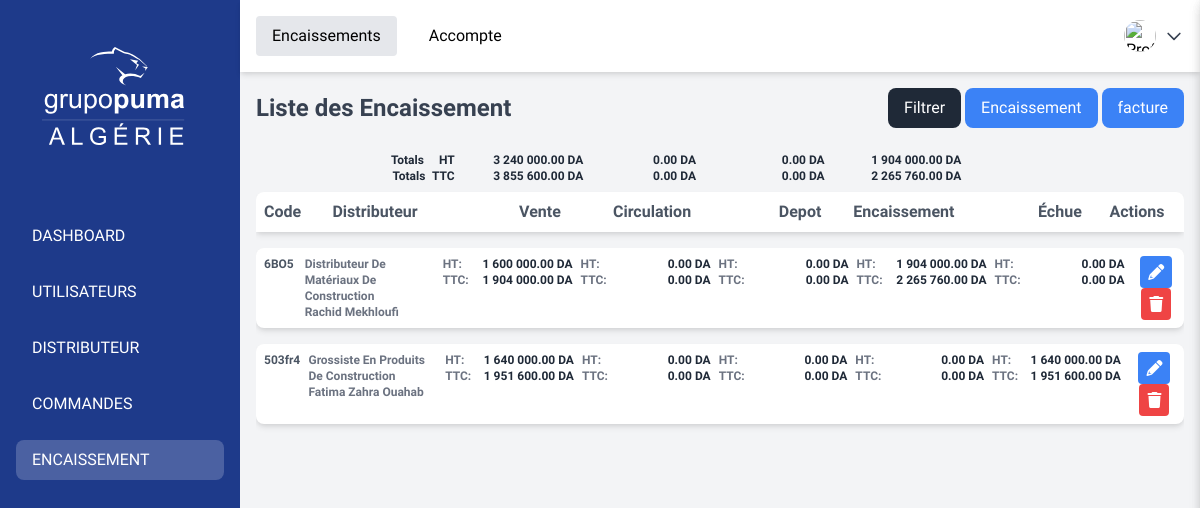
Page /encaissement/ (signed in) on the committed database.
### Distributeur/models.py (models this page shows, shortened)
class Payeur(models.Model):
    id = models.AutoField(primary_key=True)
    distributeur = models.ForeignKey(Distributeur, on_delete=models.CASCADE)
    code = models.CharField(max_length=100, default='0000000')
    designation = models.CharField(max_length=100)
    ville = models.ForeignKey(Ville, on_delete=models.CASCADE, null=True, blank=True)
    telephone = models.CharField(max_length=200, null=True, blank=True)
    adresse = models.CharField(max_length=200, null=True, blank=True)
    active = models.BooleanField(default=True)
    nif = models.CharField(max_length=20, null=True, blank=True)
    nis = models.CharField(max_length=20, null=True, blank=True)
    art = models.CharField(max_length=20, null=True, blank=True)
    rc = models.CharField(max_length=20, null=True, blank=True)
    date_ajout = models.DateTimeField(auto_now=True)
    draft = models.BooleanField(default=False)

### Encaissement/models.py (models this page shows, shortened)
class Factures(models.Model):
    id = models.AutoField(primary_key=True)
    code = models.CharField(max_length=100)
    payeur = models.ForeignKey(Payeur, models.CASCADE)
    montant = models.FloatField(default=0)
    montant_ttc = models.FloatField(default=0)
    date_ajout= models.DateTimeField(auto_now=True)
    date_echeance = models.DateField(blank=True , null=True)
    complete = models.BooleanField(default=False)
    fc_file = models.FileField(blank=True , null=True)

### Encaissement/views.py (the view)
# urls.py: path('', EncaissementView, name='encaissement'),
@login_required
def EncaissementView(request):
    listedist = Distributeur.objects.filter(bloquer=True).order_by('id')
    listebanque = Banque.objects.all().order_by('designation')
    listepayeur = Payeur.objects.filter(distributeur=listedist.first())
    listefacture = Factures.objects.filter(payeur = listepayeur.first(), complete=False)
    query = """
    SELECT id, code, total, date_ajout, date_echeance, fc_file, complete,
           code_payeur, payeur, code_distributeur, distributeur, ville_id, total_encaissement,
           total_validation_depot_false, total_validation_depot_true, montant_echue, plafonnement, distributeur_id
    FROM creance
    WHERE 1=1
    """
    filters = []
    params = []
    ville_id = request.GET.get('ville_id')
    if ville_id:
        filters.append("AND ville_id = %s")
        params.append(ville_id)
    code = request.GET.get('code')
    if code:
        filters.append("AND code LIKE %s")
        params.append(f"%{code}%")
    distributeur = request.GET.get('distributeur')
    if distributeur:
        filters.append("AND distributeur LIKE %s")
        params.append(f"%{distributeur}%")
    payeur = request.GET.get('payeur')
    if payeur:
        filters.append("AND payeur LIKE %s")
        params.append(f"%{payeur}%")
    date_ajout_debut = request.GET.get('date_ajout_debut')
    if date_ajout_debut:
        filters.append("AND date_ajout >= %s")
        params.append(date_ajout_debut)
    date_ajout_fin = request.GET.get('date_ajout_fin')
    if date_ajout_fin:
        filters.append("AND date_ajout <= %s")
        params.append(date_ajout_fin)
    complete = request.GET.get('complete')
    if complete:
        filters.append("AND complete = %s")
        params.append(complete)
    if filters:
        query += " ".join(filters)
    with connection.cursor() as cursor:
        cursor.execute(query, params)
        rows = cursor.fetchall()
    somme_total = 0
    somme_encai = 0
    somme_circu = 0
    somme_depot = 0
    somme_echue = 0
    lise_fact = []
    for row in rows:
        print(row)
        somme_total = somme_total + row[2]
        somme_encai = somme_encai + row[12]
        somme_circu = somme_circu + row[13]
        somme_depot = somme_depot + row[14]
        somme_echue = somme_echue + row[15]
        lise_fact.append({
            "id": row[0],
            "code": row[1],
            "total": row[2],
            "date_ajout": row[3],
            "date_echeance": row[4],
            "fc_file": row[5],
            "complete": row[6],
            "code_payeur": row[7],
            "payeur": row[8],
            "code_distributeur": row[9],
            "distributeur": row[10],
            "total_encaissement": row[12],
            "total_validation_depot_false": row[13],
            "total_validation_depot_true": row[14],
            "montant_echue": row[15],
            "plafonnement": row[16],
            "distributeur_id": row[17]
        })
    return render(request, "Encaissement.html", {
        "listedist": listedist,
        "listebanque": listebanque,
        "listepayeur": listepayeur,
        "listefacture": listefacture,
        "lise_fact": lise_fact,
        "somme_total": somme_total,
        "somme_encai": somme_encai,
        "somme_circu": somme_circu,
        "somme_depot": somme_depot,
        "somme_echue": somme_echue
    })

### PumaDist/templatetags/mes_tags.py (called while the page is built)
def floate_redefined(value):
    try:
        c ='%.2f' %float(value)
        a = str(c).split(".")
        b = intcomma(int(a[0])).replace(',', ' ')
        d = str(b)+'.'+str(a[1])
        return d
    except Exception:
        pass

def taxednumber(value):
    try:
        total = value+value*0.19
        return floate_redefined(total)
    except Exception:
        pass

### Session/models.py (called while the page is built)
    def nom(self):
        return self.last_name+' '+self.first_name

### templates/Encaissement.html (shortened to what this page needs)
{% extends "base.html" %}
{% load mes_tags %}
{% load static %}
{% block page_heading %}
    <div>
        <a href="{% url 'encaissement' %}" class="block px-4 py-2 hover:bg-gray-200 rounded
            {% if request.path == '/encaissement/' %} bg-gray-200{% endif %}"
        >Encaissements</a>
    </div>
    <div>
        <a href="{% url 'accompte' %}" class="block px-4 py-2 hover:bg-gray-200 rounded
            {% if request.name == '/encaissement/accompte' %} bg-gray-200{% endif %}"
        >Accompte</a>
    </div>
{% endblock %}
{% block content %}
    <div class="w-full h-full flex flex-col py-2 overflow-y-auto text-bold">
        <div class="flex justify-between items-center mb-4" style="margin-top: -8px">
            <h2 class="text-2xl font-bold text-gray-700">Liste des Encaissement</h2>
            <div>
                <button id="filterButton" class="bg-gray-800 text-white py-2 px-4 rounded-lg hover:bg-gray-700">Filtrer
                </button>
                <button id="addButton" class="popupButton bg-blue-500 text-white py-2 px-4 rounded-lg hover:bg-blue-400">
                    Encaissement
                </button>
                <button id="popupButton" class="popupButton bg-blue-500 text-white py-2 px-4 rounded-lg hover:bg-blue-400">
                    facture
                </button>
            </div>
        </div>
        <div class="px-2">
            <div class="flex text-gray-800 text-xs font-bold">
                <div class="capitalize" style="width: 70px"></div>
                <div class="p-2 flex-grow grid grid-cols-6 gap-4">
                    <div class="capitalize text-right">
                        <div><span>Totals </span><span class="ml-3"> HT</span></div>
                        <div><span>Totals</span><span class="ml-1"> TTC</span></div>
                    </div>
                    <div class="capitalize text-right">
                        <p>{{ somme_total|floate_redefined }} DA</p>
                        <p>{{ somme_total|taxednumber }} DA</p>
                    </div>
                    <div class="capitalize px-4 text-right">
                        <p>{{ somme_circu|floate_redefined }} DA</p>
                        <p>{{ somme_circu|taxednumber }} DA</p>
                    </div>
                    <div class="capitalize px-4 text-right">
                        <p>{{ somme_depot|floate_redefined }} DA</p>
                        <p>{{ somme_depot|taxednumber }} DA</p>
                    </div>
                    <div class="capitalize text-right pr-2">
                        <p>{{ somme_encai|floate_redefined }} DA</p>
                        <p>{{ somme_encai|taxednumber }} DA</p>
                    </div>
                </div>
                <div class="capitalize text-center" style="width: 70px"></div>
            </div>
        </div>
        <div class="bg-white shadow-md rounded-t-lg p-2 mb-4">
            <div class="flex text-gray-600 font-semibold">
                <div class="capitalize" style="width: 70px">Code</div>
                <div class="flex-grow grid grid-cols-6 gap-4">
                    <div class="capitalize">Distributeur</div>
                    <div class="capitalize pr-4 text-right">Vente</div>
                    <div class="capitalize pr-4 text-right">Circulation</div>
                    <div class="capitalize pr-4 text-right">Depot</div>
                    <div class="capitalize pr-4 text-right">Encaissement</div>
                    <div class="capitalize pr-4 text-right">échue</div>
                </div>
                <div class="capitalize text-center" style="width: 80px">Actions</div>
            </div>
        </div>
        <div class="flex-grow space-y-4 overflow-y-auto">
            {% for elem in lise_fact %}
                <div class="bg-white shadow-md rounded-lg p-2">
                    <div class="flex text-gray-600 font-semibold">
                        <div class="capitalize text-xs" style="width: 70px">{{ elem.code }}</div>
                        <div class="flex-grow grid grid-cols-6 gap-2">
                            <div class="capitalize">
                                <p class="text-xs text-gray-500">{{ elem.distributeur }}</p>
                                <p class="text-xs text-gray-500">{{ elem.payeur }}</p>
                            </div>
                            <div class="capitalize">
                                <div class="flex w-full justify-between ">
                                    <div class="text-xs font-bold text-gray-500">HT:</div>
                                    <div class="text-xs font-bold text-gray-800 text-right">
                                        {{ elem.total|floate_redefined }}
                                        DA
                                    </div>
                                </div>
                                <div class="flex w-full justify-between ">
                                    <div class="text-xs font-bold text-gray-500">TTC:</div>
                                    <div class="text-xs font-bold text-gray-800 text-right">
                                        {{ elem.total|taxednumber }}
                                        DA
                                    </div>
                                </div>
                            </div>
                            <div class="capitalize">
                                <div class="flex w-full justify-between ">
                                    <div class="text-xs text-gray-500">HT:</div>
                                    <div class="text-xs font-bold text-gray-800 text-right">{{ elem.total_validation_depot_false|floate_redefined }}
                                        DA
                                    </div>
                                </div>
                                <div class="flex w-full justify-between ">
                                    <div class="text-xs text-gray-500">TTC:</div>
                                    <div class="text-xs font-bold text-gray-800 text-right">{{ elem.total_validation_depot_false|taxednumber }}
                                        DA
                                    </div>
                                </div>
                            </div>
                            <div class="capitalize">
                                <div class="flex w-full justify-between">
                                    <div class="text-xs text-gray-500">HT:</div>
                                    <div class="text-xs font-bold text-gray-800 text-right">{{ elem.total_validation_depot_true|floate_redefined }}
                                        DA
                                    </div>
                                </div>
                                <div class="flex w-full justify-between">
                                    <div class="text-xs text-gray-500">TTC:</div>
                                    <div class="text-xs font-bold text-gray-800 text-right">{{ elem.total_validation_depot_true|taxednumber }}
                                        DA
                                    </div>
                                </div>
                            </div>
                            <div class="capitalize text-center">
                                <div class="flex w-full justify-between">
                                    <div class="text-xs text-gray-500">HT:</div>
                                    <div class="text-xs font-bold text-gray-800 text-right">{{ elem.total_encaissement|floate_redefined }}
                                        DA
                                    </div>
                                </div>
                                <div class="flex w-full justify-between">
                                    <div class="text-xs text-gray-500">TTC:</div>
                                    <div class="text-xs font-bold text-gray-800 text-right">{{ elem.total_encaissement|taxednumber }}
                                        DA
                                    </div>
                                </div>
                            </div>
                            <div class="capitalize text-center">
                                <div class="flex w-full justify-between">
                                    <div class="text-xs text-gray-500">HT:</div>
                                    <div class="text-xs font-bold text-gray-800 text-right">{{ elem.montant_echue|floate_redefined }}
                                        DA
                                    </div>
                                </div>
                                <div class="flex w-full justify-between">
                                    <div class="text-xs text-gray-500">TTC:</div>
                                    <div class="text-xs font-bold text-gray-800 text-right">{{ elem.montant_echue|taxednumber }}
                                        DA
                                    </div>
                                </div>
                            </div>
                        </div>
                        <div class="capitalize text-center pl-3" style="width: 80px">
                            <button class="bg-blue-500 text-white p-2 rounded">
                                <i id="editButton" class="editButton fas fa-pencil-alt" onclick=""></i>
                            </button>
                            <button class="bg-red-500 text-white p-2 rounded"><i class="fas fa-trash"></i></button>
                        </div>
                    </div>
                </div>
            {% endfor %}
        </div>
    </div>
{% endblock %}

### rows in the picture
Payeur: code "6BO5", distributeur "Distributeur De Matériaux De Construction", payeur "Rachid Mekhloufi", total "1 600 000.00", total|taxednumber "1 904 000.00", total_validation_depot_false "0.00", total_validation_depot_false|taxednumber "0.00", total_validation_depot_true "0.00", total_validation_depot_true|taxednumber "0.00", total_encaissement "1 904 000.00", total_encaissement|taxednumber "2 265 760.00", montant_echue "0.00", montant_echue|taxednumber "0.00"
Factures: code "503fr4", distributeur "Grossiste En Produits De Construction", payeur "Fatima Zahra Ouahab", total "1 640 000.00", total|taxednumber "1 951 600.00", total_validation_depot_false "0.00", total_validation_depot_false|taxednumber "0.00", total_validation_depot_true "0.00", total_validation_depot_true|taxednumber "0.00", total_encaissement "0.00", total_encaissement|taxednumber "0.00", montant_echue "1 640 000.00", montant_echue|taxednumber "1 951 600.00"

### other values in the picture
{{ somme_total|floate_redefined }} "3 240 000.00"
{{ somme_total|taxednumber }} "3 855 600.00"
{{ somme_circu|floate_redefined }} "0.00"
{{ somme_circu|taxednumber }} "0.00"
{{ somme_depot|floate_redefined }} "0.00"
{{ somme_depot|taxednumber }} "0.00"
{{ somme_encai|floate_redefined }} "1 904 000.00"
{{ somme_encai|taxednumber }} "2 265 760.00"
